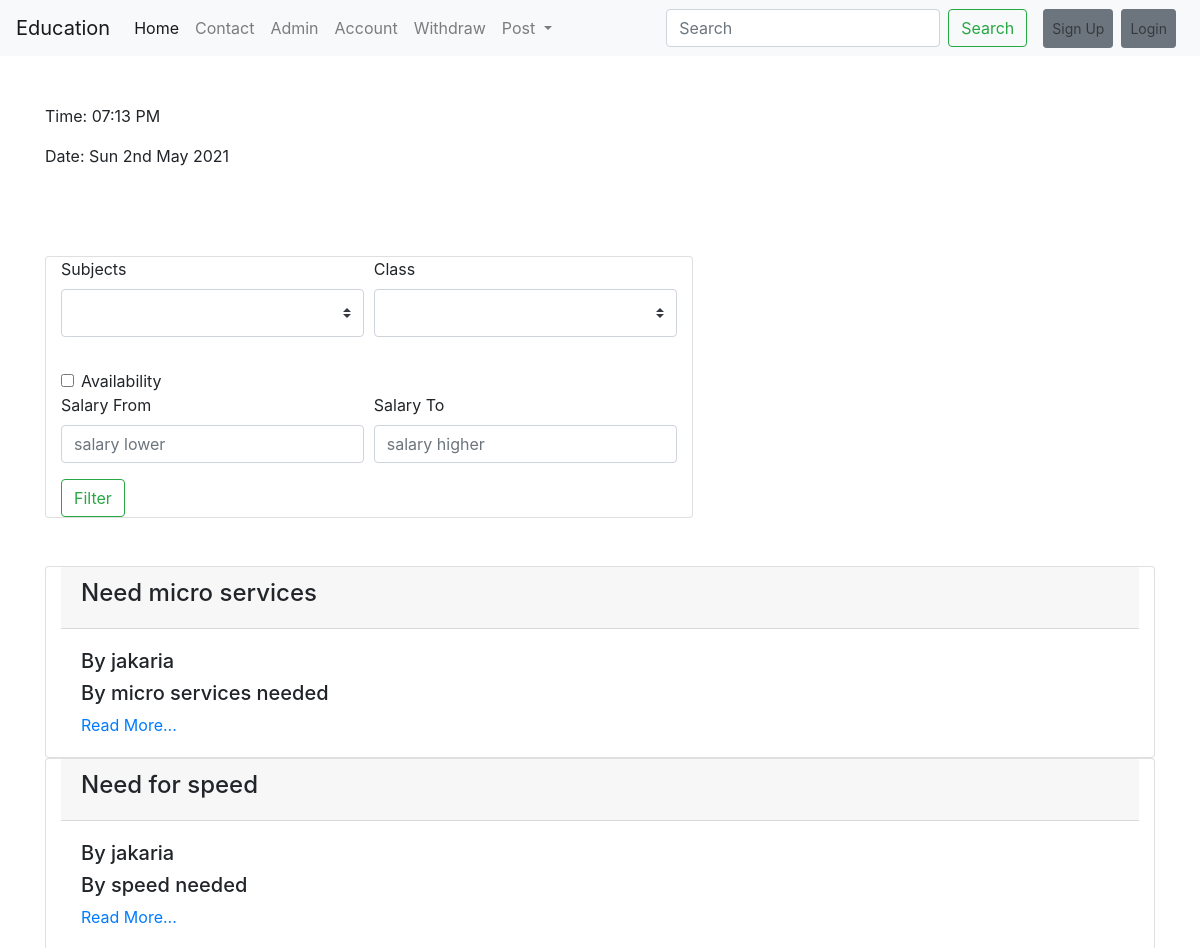
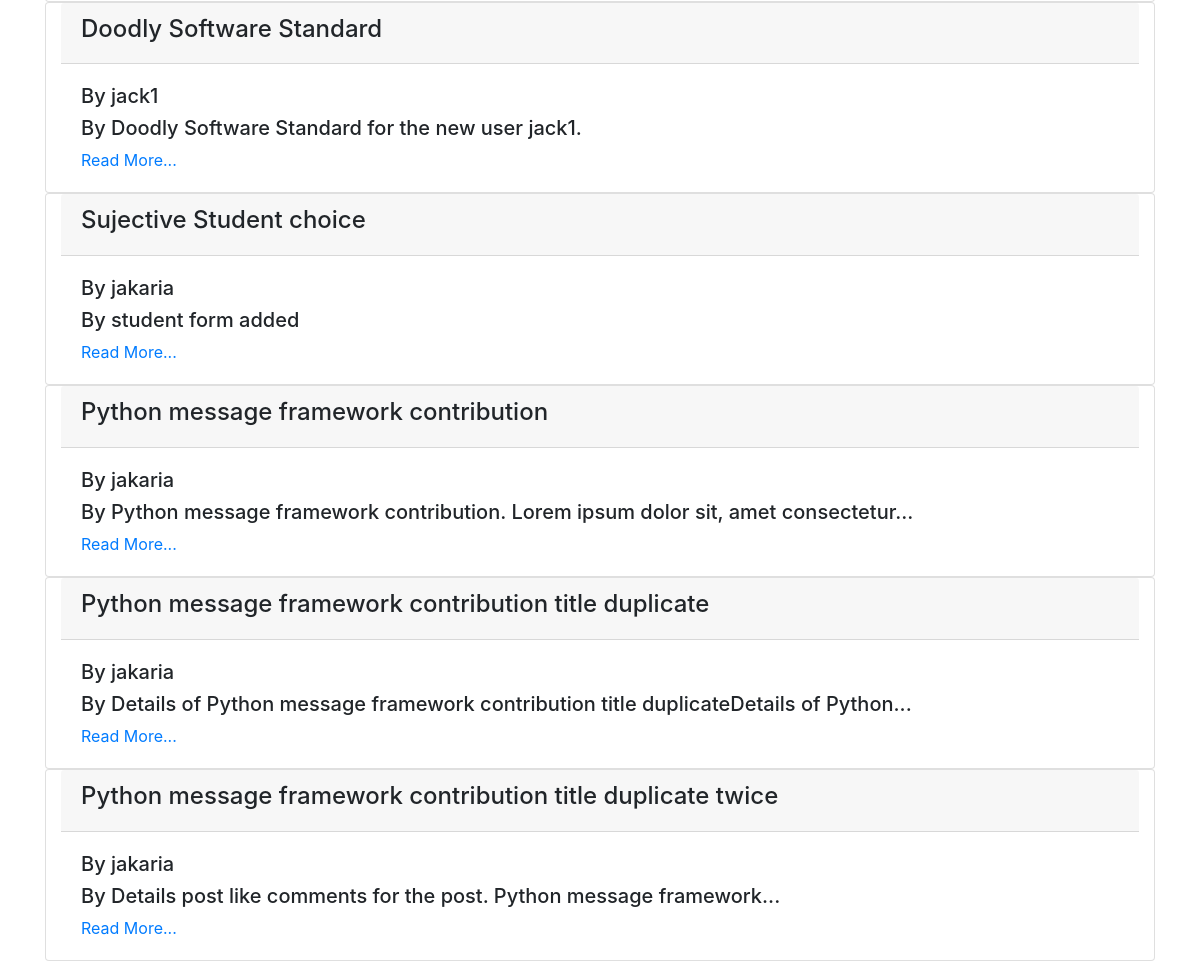
Page /education/postlist/ on the committed database (2 pictures, top to bottom).
### education/models.py (models this page shows, shortened)
class Post(models.Model):
    CATEGORY={
        ('Teacher', 'Teacher'),
        ('Student', 'Student'),
    }
    MEDIUM =(
        ('bangla', 'bangla'),
        ('english', 'english'),
        ('hindi', 'hindi'),
        ('mandarin', 'mandarin'),
    )
    user = models.ForeignKey(User, on_delete=models.CASCADE, blank=True, null=True)
    id = models.AutoField(primary_key=True)
    title = models.CharField(max_length=100)
    slug = models.CharField(max_length=100, default=title)
    email = models.EmailField()
    salary = models.FloatField()
    details = models.TextField()
    available = models.BooleanField()
    category = models.CharField(max_length=100, choices=CATEGORY)
    created_at = models.DateTimeField(default=now)
    image = models.ImageField(default="default.jpg", upload_to="education/images")
    medium = MultiSelectField(max_length=100, max_choices=4, choices=MEDIUM, default='english')
    district=models.CharField(max_length=100, null=True, blank=True)
    subject=models.ManyToManyField(Subject,related_name='subject_set')
    class_in=models.ManyToManyField(Classs_in,related_name='class_set')
    likes= models.ManyToManyField(User, related_name='like_set')
    views= models.ManyToManyField(User, related_name='view_set')
    def details_short(self):
        details_words=self.details.split(' ')
        if len(details_words) >10:
            return ' '.join(details_words[:10])+ "..."
        else:
            return self.details
    objects=models.Manager() #buildin manager
    items=PostManager() #Custom manager

### education/views.py (the view)
# urls.py: path('postlist/', postView.as_view() , name="postlist"),
class postView(ListView):
    template_name = "education/postlist.html"
    model=Post
    context_object_name="posts"
    queryset= Post.objects.all()
    def get_context_data(self, *args, **kwargs):
        context=super().get_context_data(*args, **kwargs)
        context['posts']=context.get('object_list')
        context['subjects']= Subject.objects.all()
        context['classes']= Classs_in.objects.all()
        return context

### education/models.py (called while the page is built)
    def __str__(self):
        return self.name

    def __str__(self):
        return self.name

### templates/education/postlist.html (shortened to what this page needs)
{% extends 'basic.html' %}
{% block body %}
{{msg}}<br>
<div class="card col-md-7 mb-5 mt-5">
    <form action="/education/filter/" method="post">
        <div class="form-row">
            <div class="form-group col-md-6">
                <label for="inputselector">Subjects</label>
                <select class="custom-select custom-select-lg mb-3" id="inputselector" name="subject">
                <option ></option>
                {% for i in subjects %}
                <option value="{{i}}">{{i}}</option>
                {% endfor %}
                </select>
            </div>
            <div class="form-group col-md-6">
                <label for="inputselector">Class</label>
                <select class="custom-select custom-select-lg mb-3" id="inputselector" name="classs_in">
                <option ></option>
                {% for i in classes %}
                <option value="{{i}}">{{i}}</option>
                {% endfor %}
                </select>
            </div>
        </div>
        <div class="form-check">
            <input class="form-check-input" type="checkbox" name="available" id="defaultCheck1">
            <label class="form-check-label" for="defaultCheck1" name="available">
                Availability
            </label>
        </div>
        <div class="form-row">
            <div class="form-group col-md-6">
            <label for="inputEmail4">Salary From</label>
            <input type="number" class="form-control" id="inputEmail4" name="salary_from" placeholder="salary lower">
            </div>
            <div class="form-group col-md-6">
            <label for="inputPassword4">Salary To</label>
            <input type="number" class="form-control" id="inputPassword4" name="salary_to" placeholder="salary higher">
            </div>
        </div>
        <button class="text-center btn btn-outline-success my-2 my-sm-0 mb-5" type="submit">Filter</button>
    </form>
</div>
{% for p in posts %}
<div class="card col-md-12">
<div class="card-header"> <h4>{{p.title}}</h4></div>
    <div class="card-body">
   <h5>By {{p.user.username}}</h5>
   <h5>By {{p.details_short}}</h5>
   <a href="/education/postdetail/{{p.id}}">Read More...</a> <br>
   </div>
</div>
{% endfor %}
{% endblock body %}

### rows in the picture
Post: title "Need micro services", user.username "jakaria", details_short "micro services needed"
Post: title "Need for speed", user.username "jakaria", details_short "speed needed"
Post: title "Doodly Software Standard", user.username "jack1", details_short "Doodly Software Standard for the new user jack1."
Post: title "Sujective Student choice", user.username "jakaria", details_short "student form added"
Post: title "Python message framework contribution", user.username "jakaria", details_short "Python message framework contribution. Lorem ipsum dolor sit, amet consectetur..."
Post: title "Python message framework contribution title duplicate", user.username "jakaria", details_short "Details of Python message framework contribution title duplicateDetails of Python..."
Post: title "Python message framework contribution title duplicate twice", user.username "jakaria", details_short "Details post like comments for the post. Python message framework..."
